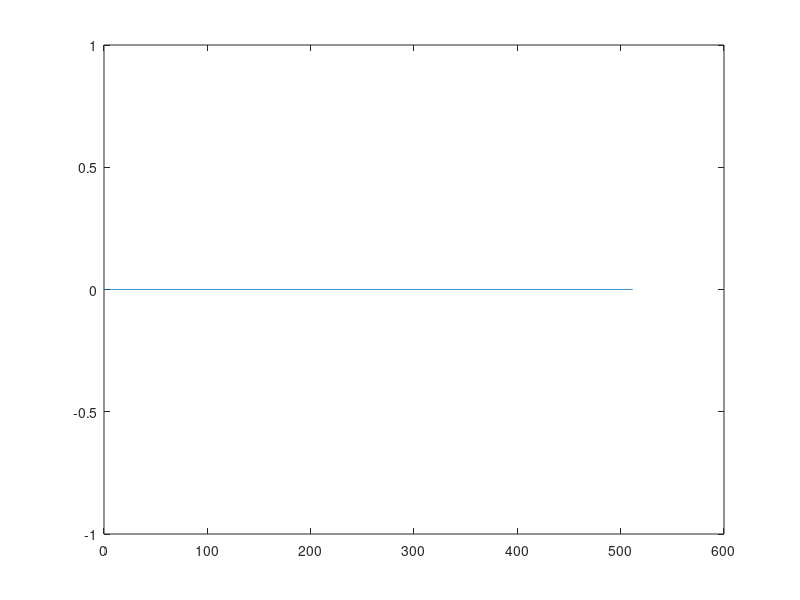
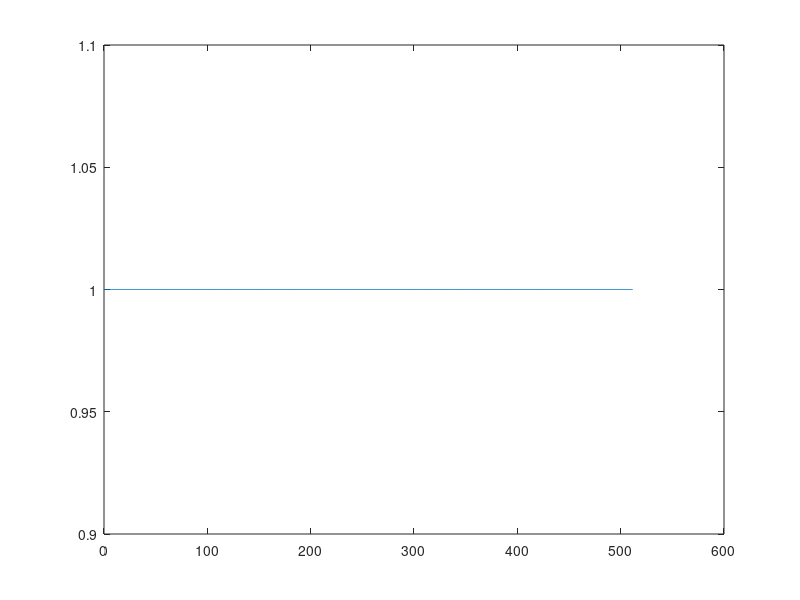

MATLAB code to generate these figures, in order:
clear all;
close all;
clc;
L=2000000;                                                                  %Maximum frequency to scan.
fs_temp=4000000;                                                            %Sampling rate of the transmitted singal. Ensure atleast 2*L
snr=10;                                                                     %Signal to noise ratio of AWGN Channel.
fs=1024;                                                                    %Sampling rate at cognitive radio / Energy Detector.
nfft=2048;                                                                  %Number of FFT points. Ensure it is atleast 2*fs
k=-1;                                                                       % DO NOT EDIT | Value of the standard deviation coefficient. Takes values from -1 t0 1.
max_Pf=0.1;                                                                 %Value of maximum allowable probabilty of false alarm
%step 1 is to generate a signal
fc1=input('enter lower bandwidth of transmitted signal \n');                % lower bandwidth of the signal
fc2=input('enter upper bandwidth of transmitted signal \n');                % Upper Bandwidth of the Signal

	x=randn(1,L);
	b=1;a=1;
	if fc1==0 & fc2 < .5*fs_temp
		[b,a]=butter(8,(2/fs_temp)*fc2);
	end
	if fc1>0 & fc2<.5*fs_temp
		[b,a]=butter(4,(2/fs_temp)*[fc1,fc2]);
	end
	if fc1>0 & fc2 >.49*fs_temp
		[b,a]=butter(4,(2/fs_temp)*fc1,'high');
	end		
	tx=filter(b,a,x);                                                       % tx is the transmitted signal.
    %step 2 adding awgn noise
    y=awgn(tx,snr,'measured');
    
    % step 3 finding fft
    Y=fft(y,nfft);
    Y=Y(1:nfft/2);
    mx=abs(Y);
    f=(0:nfft/2-1)*fs/nfft;
    figure(1),plot(f,mx);
    
    %step 4 threshold detection
    Pd=zeros(1,200);
    Pf=zeros(1,200);
 
        
 for i=1:(nfft/2)
    mx(i)=power(mx(i),2);
 end   

 
sum=0;
for i=1:(nfft/2)
    sum=sum+mx(i);
end
mean=sum/(nfft/2);
var=0;
sigma=0;
for i=1:(nfft/2)
    temp=mx(i)-mean;
    temp=power(temp,2);
    var=var+temp;
end
var=var/(nfft/2);
sigma=sqrt(var);
const=zeros(1,(nfft/2));

for index=1:200
th=mean+(k*sigma);
for i=1:(nfft/2)
if (mx(i)<th)
    const(i)=0;
else const(i)=1;
end
end
figure(2),plot(f,const);

%step 5 calculating efficiency
flag_1=0;
test=zeros(1,(nfft/2));
res=(L/(nfft/2));
beg=int32(fc1/res)+1;
last=int32(fc2/res)+1;
for i=beg:last
    test(i)=1;
    flag_1=flag_1 +1;
end
flag_0=(nfft/2)-flag_1;

count_D=0;
count_F=0;
count_R=0;
count_M=0;
for i=1:(nfft/2)
    if const(i)==1 && test(i)==1
        count_D=count_D+1;
    else if test(i)==0 && const(i)==1
            count_F=count_F+1;
        end
    end
end

Pd(index)=(count_D/flag_1);
Pf(index)=(count_F/flag_0);

k=k+0.01;
    end
    max_Pd=0;
    final_k=-2;
    for index=1:200
        if Pf(index)<=max_Pf && Pd(index)>max_Pd
            max_Pd=Pd(index);
            final_k=-1+(index/200)-0.01;
        end
    end
    max_Pd
    final_k
